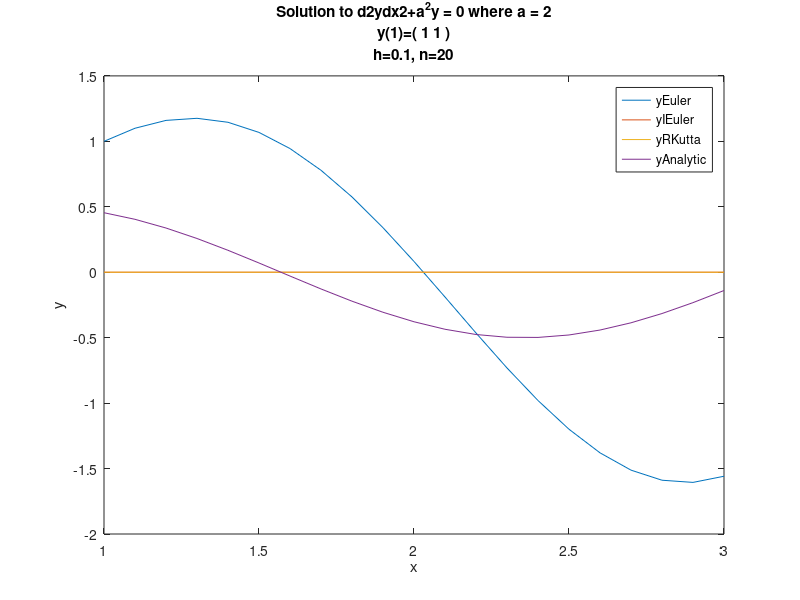
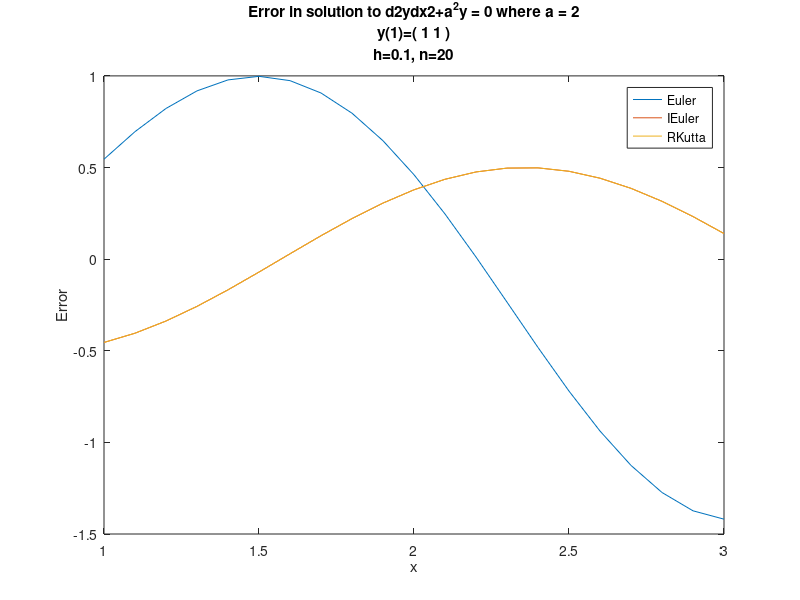

Recreate these plots in MATLAB, in order.
%% k	x	yEuler(1)	yIEuler(1)	yRKutta(1)	yEuler(2)	yIEuler(2)	yRKutta(2)	yAnalytic	
ode_data=[
0	1	1	0	0	1	0	0	0.454649	
1	1.1	1.1	0	0	0.6	0	0	0.404248	
2	1.2	1.16	0	0	0.16	0	0	0.337732	
3	1.3	1.176	0	0	-0.304	0	0	0.257751	
4	1.4	1.1456	0	0	-0.7744	0	0	0.167494	
5	1.5	1.06816	0	0	-1.23264	0	0	0.07056	
6	1.6	0.944896	0	0	-1.6599	0	0	-0.0291871	
7	1.7	0.778906	0	0	-2.03786	0	0	-0.127771	
8	1.8	0.575119	0	0	-2.34942	0	0	-0.22126	
9	1.9	0.340177	0	0	-2.57947	0	0	-0.305929	
10	2	0.0822297	0	0	-2.71554	0	0	-0.378401	
11	2.1	-0.189325	0	0	-2.74844	0	0	-0.435788	
12	2.2	-0.464168	0	0	-2.67271	0	0	-0.475801	
13	2.3	-0.731439	0	0	-2.48704	0	0	-0.496846	
14	2.4	-0.980142	0	0	-2.19446	0	0	-0.498082	
15	2.5	-1.19959	0	0	-1.80241	0	0	-0.479462	
16	2.6	-1.37983	0	0	-1.32257	0	0	-0.441727	
17	2.7	-1.51209	0	0	-0.770638	0	0	-0.386382	
18	2.8	-1.58915	0	0	-0.165804	0	0	-0.315633	
19	2.9	-1.60573	0	0	0.469856	0	0	-0.232301	
20	3	-1.55874	0	0	1.11215	0	0	-0.139708	
];
figure(1);
plot(ode_data(:,2),ode_data(:,3),ode_data(:,2),ode_data(:,4),ode_data(:,2),ode_data(:,5),ode_data(:,2),ode_data(:,9));
legend('yEuler','yIEuler','yRKutta','yAnalytic','Location','Best');
xlabel('x');
ylabel('y');
title({'Solution to d2ydx2+a^2y = 0 where a = 2', 'y(1)=( 1 1 )', 'h=0.1, n=20'});
figure(2);
plot(ode_data(:,2),ode_data(:,3)-ode_data(:,9),ode_data(:,2),ode_data(:,4)-ode_data(:,9),ode_data(:,2),ode_data(:,5)-ode_data(:,9));
legend('Euler','IEuler','RKutta','Location','Best');
xlabel('x');
ylabel('Error');
title({'Error in solution to d2ydx2+a^2y = 0 where a = 2', 'y(1)=( 1 1 )', 'h=0.1, n=20'});
